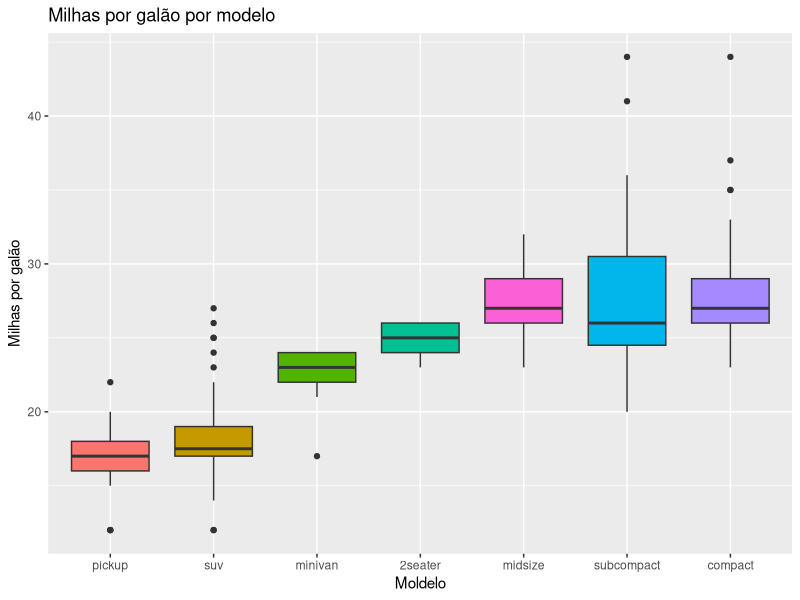
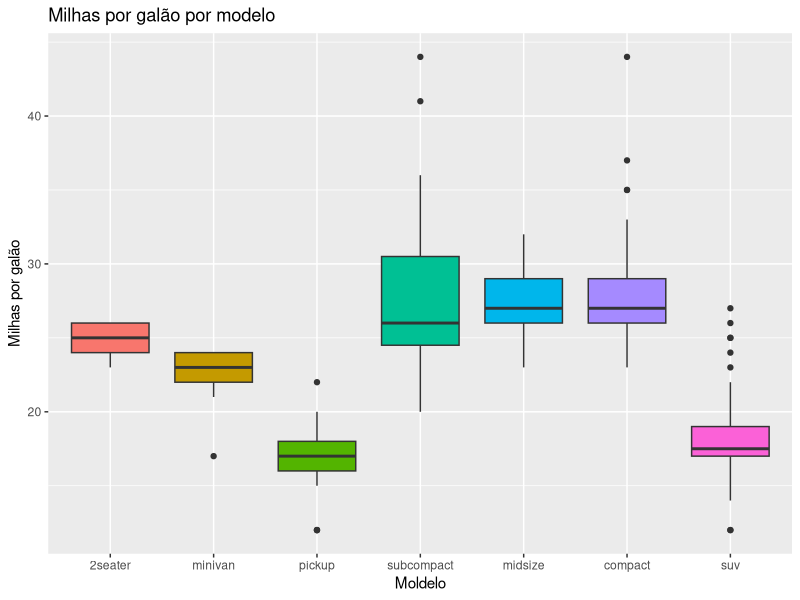

Source code (R) for these figures, in order:
## ---- chunk 1
library(tidyverse)
## ---- chunk 2
# Using median
mpg %>%
    mutate(class = fct_reorder(class, hwy, .fun = "median")) %>%
    ggplot(aes(x = reorder(class, hwy), y = hwy, fill = class)) +
    geom_boxplot() +
    xlab("class") +
    theme(legend.position = "none") +
    ylab("Milhas por galão") +
    xlab("Moldelo") +
    ggtitle("Milhas por galão por modelo")

# Using number of observation per group
mpg %>%
    mutate(class = fct_reorder(class, hwy, .fun = "length")) %>%
    ggplot(aes(x = class, y = hwy, fill = class)) +
    geom_boxplot() +
    xlab("class") +
    theme(legend.position = "none") +
    ylab("Milhas por galão") +
    xlab("Moldelo") +
    ggtitle("Milhas por galão por modelo")
